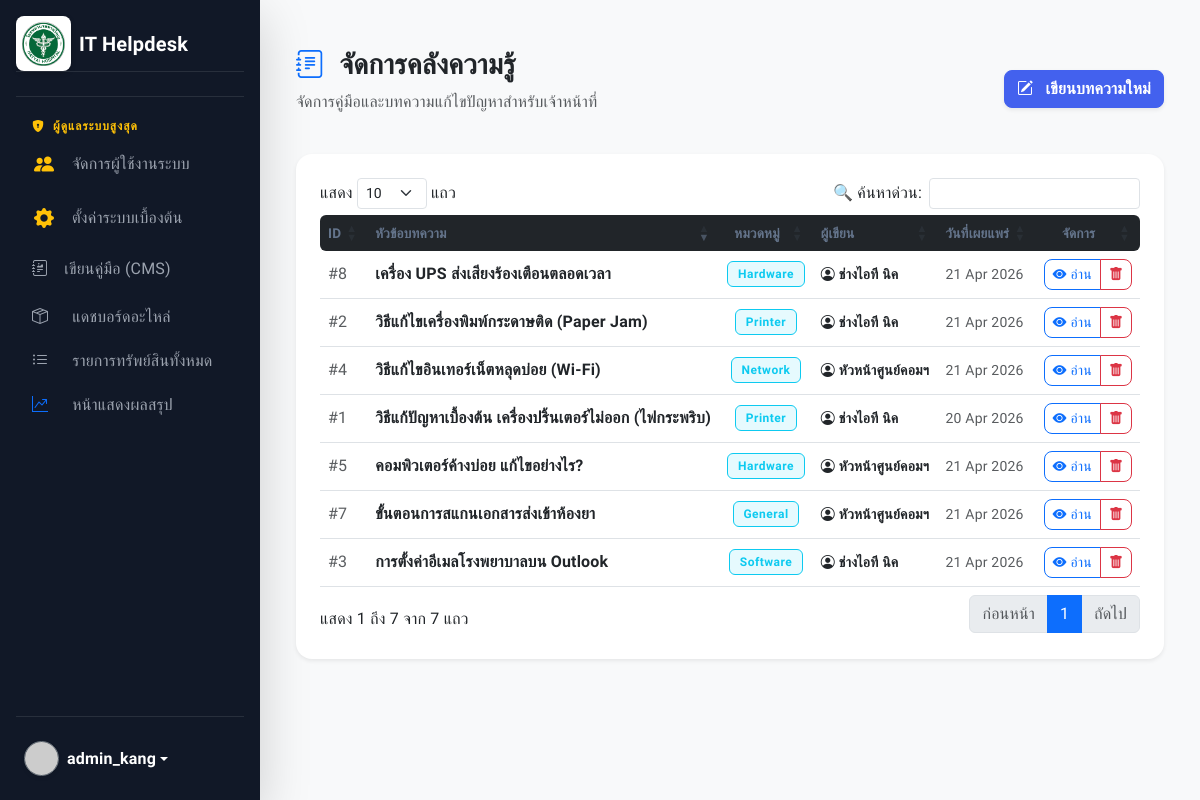
Page /modules/knowledge_base/manage_articles.php (signed in) on the committed database.
### tables this page shows
CREATE TABLE `knowledge_articles` (
  `article_id` int(11) NOT NULL,
  `title` varchar(255) NOT NULL,
  `content` text NOT NULL,
  `category` varchar(100) NOT NULL,
  `author_id` int(11) NOT NULL,
  `views` int(11) DEFAULT 0,
  `created_at` timestamp NOT NULL DEFAULT current_timestamp()
);

CREATE TABLE `users` (
  `user_id` int(11) NOT NULL,
  `username` varchar(50) NOT NULL,
  `password` varchar(255) NOT NULL,
  `full_name` varchar(100) NOT NULL,
  `dept_id` int(11) DEFAULT NULL,
  `role` enum('staff','it','admin') DEFAULT 'staff',
  `created_at` timestamp NOT NULL DEFAULT current_timestamp()
);

### modules/knowledge_base/manage_articles.php (the view, shortened to what this page needs)
<?php
$db = new Database();
$conn = $db->connect();
$stmt = $conn->query("SELECT k.*, u.full_name FROM knowledge_articles k JOIN users u ON k.author_id = u.user_id ORDER BY k.created_at DESC");
$articles = $stmt->fetchAll();
require_once '../../includes/header.php';
require_once '../../includes/sidebar.php';
?>
<div class="container-fluid py-4">
    <div class="d-flex justify-content-between align-items-center mb-4">
        <div>
            <h3 class="fw-bold text-dark"><i class="bi bi-journal-text text-primary me-2"></i> จัดการคลังความรู้</h3>
            <p class="text-muted">จัดการคู่มือและบทความแก้ไขปัญหาสำหรับเจ้าหน้าที่</p>
        </div>
        <a href="create_article.php" class="btn btn-primary shadow-sm fw-bold">
            <i class="bi bi-pencil-square me-2"></i> เขียนบทความใหม่
        </a>
    </div>
    <div class="card card-custom border-0 shadow-sm p-4">
        <div class="table-responsive">
            <table class="table table-hover align-middle w-100" id="kbTable">
                <thead class="table-dark">
                    <tr>
                        <th class="border-0 rounded-start">ID</th>
                        <th class="border-0">หัวข้อบทความ</th>
                        <th class="border-0 text-center">หมวดหมู่</th>
                        <th class="border-0">ผู้เขียน</th>
                        <th class="border-0">วันที่เผยแพร่</th>
                        <th class="border-0 text-center rounded-end">จัดการ</th>
                    </tr>
                </thead>
                <tbody>
                    <?php foreach($articles as $a): ?>
                    <tr>
                        <td class="text-muted">#<?php echo $a['article_id']; ?></td>
                        <td>
                            <div class="fw-bold text-dark"><?php echo htmlspecialchars($a['title']); ?></div>
                        </td>
                        <td class="text-center">
                            <span class="badge bg-info bg-opacity-10 text-info border border-info">
                                <?php echo htmlspecialchars($a['category']); ?>
                            </span>
                        </td>
                        <td>
                            <small class="fw-bold"><i class="bi bi-person-circle me-1"></i><?php echo htmlspecialchars($a['full_name']); ?></small>
                        </td>
                        <td class="text-muted small">
                            <?php echo date('d M Y', strtotime($a['created_at'])); ?>
                        </td>
                        <td class="text-center">
                            <div class="btn-group">
                                <a href="view_article.php?id=<?php echo $a['article_id']; ?>" class="btn btn-sm btn-outline-primary" title="อ่านคู่มือ">
                                    <i class="bi bi-eye-fill"></i> อ่าน
                                </a>
                                <button type="button" onclick="confirmDelete(<?php echo $a['article_id']; ?>)" class="btn btn-sm btn-outline-danger" title="ลบบทความ">
                                    <i class="bi bi-trash-fill"></i>
                                </button>
                            </div>
                        </td>
                    </tr>
                    <?php endforeach; ?>
                </tbody>
            </table>
        </div>
    </div>
</div>
<?php require_once '../../includes/footer.php'; ?>

### assets/css/style.css (style rules this page uses)
:root { --primary-color: #4361ee; --secondary-color: #3f37c9; --success-color: #4cc9f0; --danger-color: #f72585; --bg-color: #f8f9fa; --sidebar-bg: #111827; --sidebar-hover: #1f2937; --text-main: #334155; --card-shadow: 0 10px 15px -3px rgba(0, 0, 0, 0.05), 0 4px 6px -2px rgba(0, 0, 0, 0.025); }
body { font-family: 'Sarabun', sans-serif; background-color: var(--bg-color); color: var(--text-main); letter-spacing: 0.2px; }
.card-custom { border: none; border-radius: 16px; box-shadow: var(--card-shadow); transition: transform 0.3s cubic-bezier(0.4, 0, 0.2, 1), box-shadow 0.3s cubic-bezier(0.4, 0, 0.2, 1); background: #ffffff; }
.btn { border-radius: 8px; font-weight: 500; transition: all 0.2s ease; }
.btn-primary { background-color: var(--primary-color); border-color: var(--primary-color); }
.badge { padding: 0.5em 0.8em; font-weight: 600; border-radius: 6px; letter-spacing: 0.5px; }
table.dataTable > thead > tr > th { border-bottom: 2px solid #e2e8f0; text-transform: uppercase; font-size: 0.85rem; color: #64748b; }

### includes/header.php (style rules this page uses)
html, body { height: 100%; }

### rows in the picture
knowledge_articles: article_id "2", title "วิธีแก้ไขเครื่องพิมพ์กระดาษติด (Paper Jam)", category "Printer", author.full_name "ช่างไอที นิค", created_at "21 Apr 2026"
knowledge_articles: article_id "3", title "การตั้งค่าอีเมลโรงพยาบาลบน Outlook", category "Software", author.full_name "ช่างไอที นิค", created_at "21 Apr 2026"
knowledge_articles: article_id "4", title "วิธีแก้ไขอินเทอร์เน็ตหลุดบ่อย (Wi-Fi)", category "Network", author.full_name "หัวหน้าศูนย์คอมฯ", created_at "21 Apr 2026"
knowledge_articles: article_id "5", title "คอมพิวเตอร์ค้างบ่อย แก้ไขอย่างไร?", category "Hardware", author.full_name "หัวหน้าศูนย์คอมฯ", created_at "21 Apr 2026"
knowledge_articles: article_id "7", title "ขั้นตอนการสแกนเอกสารส่งเข้าห้องยา", category "General", author.full_name "หัวหน้าศูนย์คอมฯ", created_at "21 Apr 2026"
knowledge_articles: article_id "8", title "เครื่อง UPS ส่งเสียงร้องเตือนตลอดเวลา", category "Hardware", author.full_name "ช่างไอที นิค", created_at "21 Apr 2026"
knowledge_articles: article_id "1", title "วิธีแก้ปัญหาเบื้องต้น เครื่องปริ้นเตอร์ไม่ออก (ไฟกระพริบ)", category "Printer", author.full_name "ช่างไอที นิค", created_at "20 Apr 2026"

### other values in the picture
$_SESSION['username'] "admin_kang"
